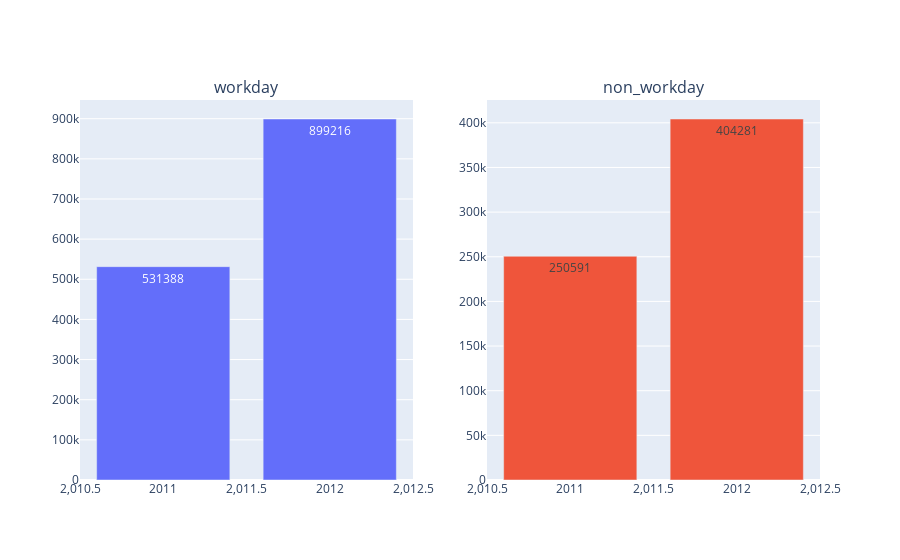

The cell this chart's notebook holds for it:
### Code cell
import matplotlib.pyplot as plt
import seaborn as sns
import plotly.graph_objects as go
from plotly.subplots import make_subplots

def plotly_datetime_workingday(time):

    train_df_workingday_time = train_df.groupby(['workingday', time]).sum().reset_index()

    times_nonworkday = train_df_workingday_time[train_df_workingday_time['workingday'] == 0][time]
    counts_nonworkday = train_df_workingday_time[train_df_workingday_time['workingday'] == 0]['count']

    times_workday = train_df_workingday_time[train_df_workingday_time['workingday'] == 1][time]
    counts_workday = train_df_workingday_time[train_df_workingday_time['workingday'] == 1]['count']

    workday_df = pd.concat([times_workday, counts_workday], axis=1, keys=[time, 'count'])
    nonworkday_df = pd.concat([times_nonworkday, counts_nonworkday], axis=1, keys=[time, 'count'])

    fig = make_subplots(rows=1, cols=2, subplot_titles=('workday', 'non_workday'))
    fig.add_trace(
        go.Bar(x=workday_df[time], y=workday_df['count'], text=workday_df['count'], textposition='auto', texttemplate='%{text:.0f}'),
        row=1, col=1
    )
    fig.add_trace(
        go.Bar(x=nonworkday_df[time], y=nonworkday_df['count'], text=nonworkday_df['count'], textposition='auto', texttemplate='%{text:.0f}'),
        row=1, col=2
    )
    fig.update_layout(showlegend=False)
    fig.show()
    
plotly_datetime_workingday('year')

### Figure 1 — Plotly figure (JSON) as saved in the notebook; plotly's stock layout.template omitted (floating-point values rounded to 4 significant figures)
{"data": [{"text": [531388, 899216], "textposition": "auto", "texttemplate": "%{text:.0f}", "type": "bar", "x": [2011, 2012], "xaxis": "x", "y": [531388, 899216], "yaxis": "y"}, {"text": [250591, 404281], "textposition": "auto", "texttemplate": "%{text:.0f}", "type": "bar", "x": [2011, 2012], "xaxis": "x2", "y": [250591, 404281], "yaxis": "y2"}], "layout": {"annotations": [{"font": {"size": 16}, "showarrow": false, "text": "workday", "x": 0.225, "xanchor": "center", "xref": "paper", "y": 1, "yanchor": "bottom", "yref": "paper"}, {"font": {"size": 16}, "showarrow": false, "text": "non_workday", "x": 0.775, "xanchor": "center", "xref": "paper", "y": 1, "yanchor": "bottom", "yref": "paper"}], "showlegend": false, "xaxis": {"anchor": "y", "domain": [0, 0.45]}, "xaxis2": {"anchor": "y2", "domain": [0.55, 1]}, "yaxis": {"anchor": "x", "domain": [0, 1]}, "yaxis2": {"anchor": "x2", "domain": [0, 1]}}}
